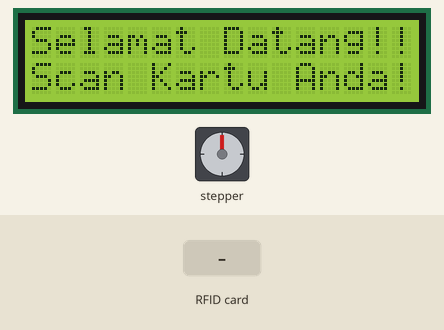
Simulated run of this sketch. Board: Arduino Uno, built with avr-gcc and run on an emulated ATmega328P. Shown: stepper motor, 16×2 character LCD. Wiring (inferred from the names in the program): stepper motor (2048 steps per turn assumed): coils pin 2, pin 3, pin 4, pin 5. Inputs (shaded band) come from the test bench. What the sketch prints to the serial monitor is not drawn.

Above: at 1.3 s.
1.4 s: RFID card 5E 7A 19 C4 held to the reader
At 2.1 s:
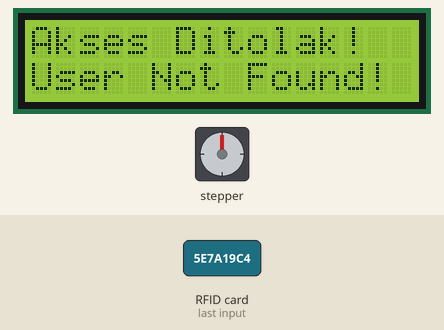
Timing chart, 0 to 4.4 s (numbered marks = the images above; inputs shaded):
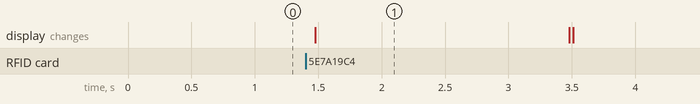

The sketch:

check_card_rfid_AT-MO_PRODUCTION.ino
```cpp
#include <RFID.h>
#include <SPI.h>
#include <Wire.h>
#include <LiquidCrystal_I2C.h>

LiquidCrystal_I2C lcd(0x27, 16, 2);

#define SS_PIN 10 //pin RFID yang bisa di ubah
#define RST_PIN 9 //pin RFID yang bisa di ubah
#define STEPPER_PIN_1 2
#define STEPPER_PIN_2 3
#define STEPPER_PIN_3 4
#define STEPPER_PIN_4 5

RFID rfid(SS_PIN,RST_PIN);

int serNum[5];

int card1[][5] = {
  {136,5,141,5,5} // DATA RIZKY
};

int card2[][5] = {
  {214,6,68,43,191} // DATA FAHRI
};

bool acces = false;

int step_number = 0;

void setup(){

    Serial.begin(9600);
    SPI.begin();
    rfid.init();
    lcd.begin();

    pinMode(STEPPER_PIN_1, OUTPUT);
    pinMode(STEPPER_PIN_2, OUTPUT);
    pinMode(STEPPER_PIN_3, OUTPUT);
    pinMode(STEPPER_PIN_4, OUTPUT);
    Serial.println("Silahkan Dekatkan Tag Kartu anda:");

}

void loop()
{
    lcd.setCursor(0, 1);
    lcd.print("Scan Kartu Anda!");
    lcd.setCursor(0, 0);
    lcd.print("Selamat Datang!! :)");

    /*
    int u;
    for (u = 0 ; u < 16; u++)
    {
      lcd.scrollDisplayLeft();
      //lcd.scrollDisplayRight();
      delay(300);
    }*/

  if(rfid.isCard()){

    if(rfid.readCardSerial())
    {
       Serial.print(rfid.serNum[0]);
       Serial.print(" ");
       Serial.print(rfid.serNum[1]);
       Serial.print(" ");
       Serial.print(rfid.serNum[2]);
       Serial.print(" ");
       Serial.print(rfid.serNum[3]);
       Serial.print(" ");
       Serial.print(rfid.serNum[4]);
       Serial.print("");

       for(int x=0; x < sizeof (card1); x++)
       {
          for(int i=0; i < sizeof(rfid.serNum); i++)
          {
            if(rfid.serNum[i] != card1 [x] [i])
            {
              acces = false;
              break;
            }

            else
            {
              acces = true;
            }
          }
       if(acces) break; // untuk card satu
       }

       for(int x=0; x < sizeof (card2); x++)
       {
          for(int i=0; i < sizeof(rfid.serNum); i++)
          {
            if(rfid.serNum[i] != card2 [x] [i])
            {
              acces = false;
              break;
            }

            else
            {
              acces = true;
            }
          }
       if(acces) break; // untuk card satu
       }

if (acces){
    lcd.clear();
    lcd.setCursor(0,0);
    lcd.print("Akses Diterima!");
    lcd.setCursor(0,1);
    lcd.print("And Welcome! :)");
    delay(2000);

    for(int a = 0; a < 2900; a++)
    {
      OneStep(true);
      delay(2);
    }
      delay(3000);

    for(int a = 0; a < 2900; a++)
    {
      OneStep(false);
      delay(2);
    }

}

else{
    lcd.clear();
    lcd.setCursor(0,0);
    lcd.print("Akses Ditolak!");
    lcd.setCursor(0,1);
    lcd.print("User Not Found!");
    delay(2000);
    lcd.clear();
}

}

rfid.halt();
}
}

void OneStep(bool dir){
  if(dir){
    switch(step_number){
    case 0:
    digitalWrite(STEPPER_PIN_1, HIGH);
    digitalWrite(STEPPER_PIN_2, LOW);
    digitalWrite(STEPPER_PIN_3, LOW);
    digitalWrite(STEPPER_PIN_4, LOW);
    break;
    case 1:
    digitalWrite(STEPPER_PIN_1, LOW);
    digitalWrite(STEPPER_PIN_2, HIGH);
    digitalWrite(STEPPER_PIN_3, LOW);
    digitalWrite(STEPPER_PIN_4, LOW);
    break;
    case 2:
    digitalWrite(STEPPER_PIN_1, LOW);
    digitalWrite(STEPPER_PIN_2, LOW);
    digitalWrite(STEPPER_PIN_3, HIGH);
    digitalWrite(STEPPER_PIN_4, LOW);
    break;
    case 3:
    digitalWrite(STEPPER_PIN_1, LOW);
    digitalWrite(STEPPER_PIN_2, LOW);
    digitalWrite(STEPPER_PIN_3, LOW);
    digitalWrite(STEPPER_PIN_4, HIGH);
    break;
  }
    }

  else{
    switch(step_number){
    case 0:
    digitalWrite(STEPPER_PIN_1, LOW);
    digitalWrite(STEPPER_PIN_2, LOW);
    digitalWrite(STEPPER_PIN_3, LOW);
    digitalWrite(STEPPER_PIN_4, HIGH);
    break;
    case 1:
    digitalWrite(STEPPER_PIN_1, LOW);
    digitalWrite(STEPPER_PIN_2, LOW);
    digitalWrite(STEPPER_PIN_3, HIGH);
    digitalWrite(STEPPER_PIN_4, LOW);
    break;
    case 2:
    digitalWrite(STEPPER_PIN_1, LOW);
    digitalWrite(STEPPER_PIN_2, HIGH);
    digitalWrite(STEPPER_PIN_3, LOW);
    digitalWrite(STEPPER_PIN_4, LOW);
    break;
    case 3:
    digitalWrite(STEPPER_PIN_1, HIGH);
    digitalWrite(STEPPER_PIN_2, LOW);
    digitalWrite(STEPPER_PIN_3, LOW);
    digitalWrite(STEPPER_PIN_4, LOW);
}
  }
step_number++;
  if(step_number > 4){
    step_number = 0;
  }
}
```

Measured:
- after the input at 1.4 s, the display: changes after 0.08 s (image 1)
- what the display in image 1 shows lasts 2.0 s, from 1.5 s to 3.5 s
